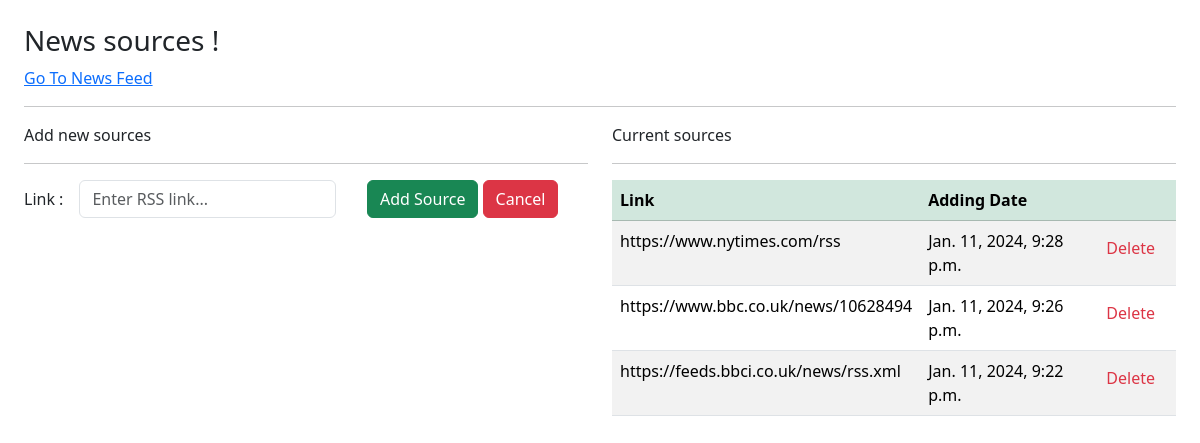
The app's page /sources/, older data.
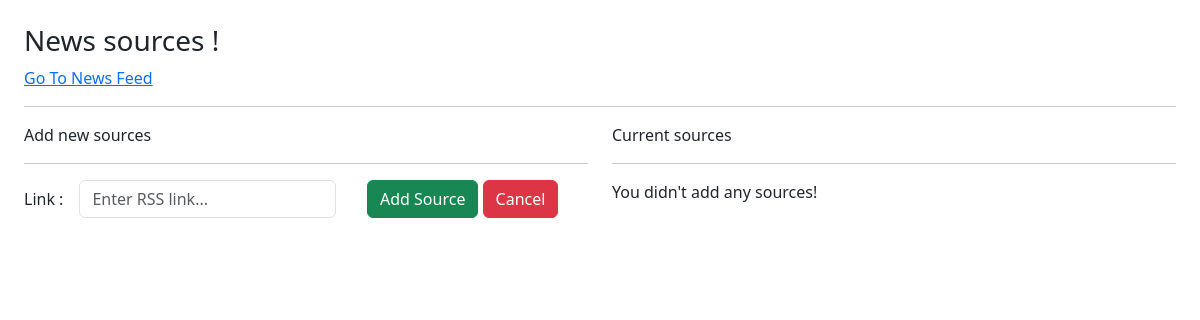
The same page, newer data.
### news_feed/models.py (models this page shows, shortened)
class NewsSource(models.Model):
    url = models.URLField(unique=True)
    category = models.ForeignKey(SourceCategory, on_delete=models.CASCADE, null=True)
    adding_date = models.DateTimeField(auto_now_add=True)
    class Meta:
        ordering = ['-adding_date']

### news_feed/views.py (the view)
# urls.py: path('sources/', news_sources, name='news_sources'),
def news_sources(request):
    sources = NewsSource.objects.all()
    context = {'links': sources}
    return render(request, 'news_feed/news_sources.html', context)

### news_feed/templates/news_feed/news_sources.html (shortened to what this page needs)
{% extends 'base.html' %}
{% block content %}
    <h3>News sources !</h3>
    <a href="{% url 'news_feed' %}">Go To News Feed</a>
    <hr>
    <div class="row">
        <div class="col-12 col-lg-6">
            Add new sources
            <hr>
            <form action="{% url 'add_source' %}" method="POST" class="row">
                <div class="col-7">
                    <div class="row g-3 align-items-center">
                        <div class="col-auto">
                            <label for="link" class="col-form-label">Link : </label>
                        </div>
                        <div class="col-auto">
                            <input type="text" id="link" class="form-control" name="source_link" placeholder="Enter RSS link..." required autofocus>
                        </div>
                        </div>
                </div>
                <div class="col-5">
                    <button class="btn btn-success" type="submit">Add Source</button>
                    <button class="btn btn-danger" type="reset">Cancel</button>
                </div>
            </form>
        </div>
        <div class="col-12 col-lg-6">
            Current sources
            <hr>
            {% if not links %}
                <p>You didn't add any sources!</p>
                {% else %}
                    <table class="table table-striped">
                        <thead>
                            <tr class="table-success">
                                <th scope="col">Link</th>
                                <th scope="col">Adding Date</th>
                                <th scope="col"></th>
                            </tr>
                        </thead>
                        <tbody>
                            {% for source in links %}
                                <tr>
                                    <td>{{source.url}}</td>
                                    <td>{{source.adding_date}}</td>
                                    <td>
                                        <form action="{% url 'delete_source' source.id %}" method="POST">
                                            <button type='submit' class="btn text-danger">Delete</button>
                                        </form>
                                    </td>
                                </tr>
                            {% endfor %}
                        </tbody>
                    </table>
            {% endif %}
        </div>
    </div>
{% endblock %}

### templates/base.html (shortened to what this page needs)
{% load static %}
<!DOCTYPE html>
<html lang="en">
<head>
    <link href="https://cdn.jsdelivr.net/npm/bootstrap@5.3.2/dist/css/bootstrap.min.css" rel="stylesheet">
</head>
<body class="p-4">
    {% block content %}{% endblock content %}
</body>
</html>

Row changes from the older to the newer data that the page shows:
removed NewsSource: url "https://www.nytimes.com/rss", adding_date "Jan. 11, 2024, 9:28 p.m."
removed NewsSource: url "https://www.bbc.co.uk/news/10628494", adding_date "Jan. 11, 2024, 9:26 p.m."
removed NewsSource: url "https://feeds.bbci.co.uk/news/rss.xml", adding_date "Jan. 11, 2024, 9:22 p.m."
Text that changed along with them:
text no longer shown: "Link Adding Date"
text now shown: "You didn't add any sources!"
